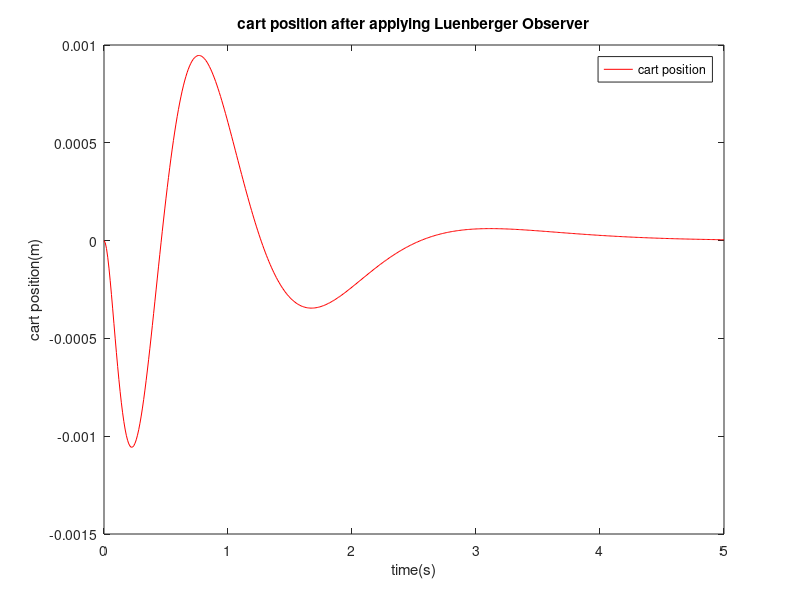

Reproduce this figure in MATLAB. (Note: this script raises an error after producing the figure.)
M = 1000; m1 = 100; m2 = 100; l1 = 20; l2 = 10; g = 9.8;
 
A = [0 1 0 0 0 0;0 0 (-m1*g)/M 0 (-m2*g)/M 0;0 0 0 1 0 0; 0 0 (-(m1+M)*g)/(M*l1) 0 (-m2*g)/(M*l1) 0;0 0 0 0 0 1;0 0 (-m1*g)/(M*l2) 0 (-(m2+M)*g)/(M*l2) 0]; 
B = [0;    (1/M);     0;    (1/(M*l1));     0;    (1/(M*l2))];
 
% initial state of the system 
X0 = [0;0;pi/20;0;pi/40;0]; 
%  we take time t from 1 to 5 seconds 
t = 0:0.01:5; 
u = zeros(size(t));
new_poles = [-3.1 -3.2 -3.3 -3.4 -3.5 -3.6];
%just cart position X 
C1 = [1 0 0 0 0 0]; 
L1 = place(A',C1',new_poles)'; 
A1 = A - L1*C1;
B1 = [0;0;0;0;0;0];  
D1 = 0; 
closed_loop_sys_1 = ss(A1,B1,C1,D1); 
[y,t,~] = lsim(closed_loop_sys_1,u,t,X0);
 
%plotting the graph for cart position after applying luenberger observer 
plot(t,y(:,1),'red') 
title('cart position after applying Luenberger Observer')
xlabel('time(s)')
ylabel('cart position(m)') 
legend('cart position')

%cart position and theta2
C2 = [1 0 0 0 0 0; 0 0 0 0 1 0]; 
L2 = place(A',C2',new_poles)'; 
A2 = A - L2*C2;
B2 = [0;0;0;0;0;0]; 
D2 = 0; 
closed_loop_sys_2 = ss(A2,B2,C2,D2); 
[y,t,~] = lsim(closed_loop_sys_2,u,t,X0); 
figure;
yyaxis left 
plot(t,y(:,1))
ylabel('cart position(m)')
yyaxis right 
plot(t,y(:,2)*(180/pi),'g')
ylabel('theta2(degrees)')
title('cart position and theta_2 after applying Luenberger Observer')
xlabel('time(s)')
legend('cart position','theta2')

%cart position X, theta1 and theta2 
C3 = [1 0 0 0 0 0;0 0 1 0 0 0;0 0 0 0 1 0 ]; 
L3 = place(A',C3',new_poles)';
A3 = A - L3*C3;
B3 = [0;0;0;0;0;0]; 
D3 = 0;
closed_loop_sys_3 = ss(A3,B3,C3,D3); 
[y,t,~] = lsim(closed_loop_sys_3,u,t,X0);
 
figure; 
yyaxis left;
plot(t,y(:,1),'red') 
ylabel('cart position(m)'); 
yyaxis right;
plot(t,[y(:,2),y(:,3)]*(180/pi)) 
title('cart position, theta1 and theta2 after applying Luenberger Observer');
xlabel('time(s)');
ylabel('theta1 and theta2 (degrees)') 
legend('cart position','theta1','theta2')
 